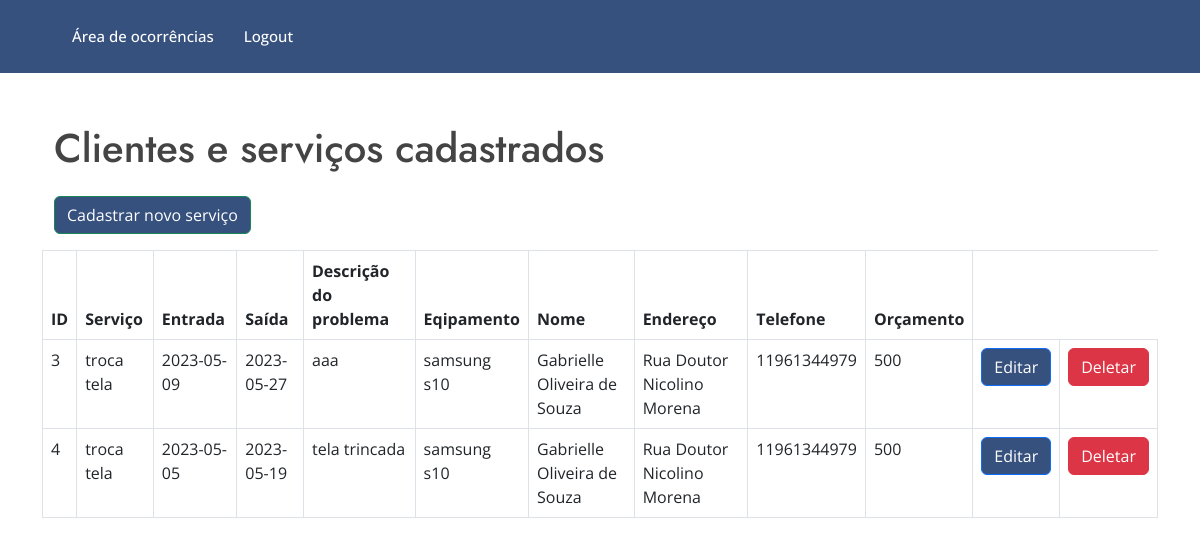
Page /home on the earlier database version.
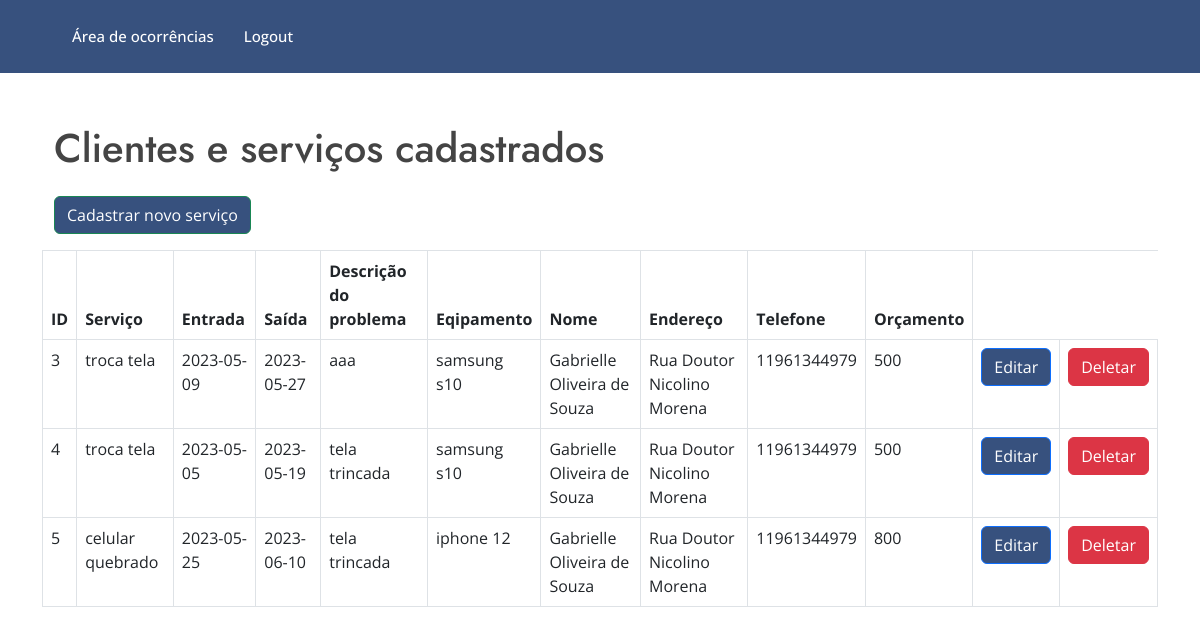
Same page on the later database version.
### src/models.py (models this page shows)
class Client(db.Model):
    id = db.Column(db.Integer, primary_key=True, autoincrement=True)
    servico = db.Column(db.String(100))
    dentrada = db.Column(db.String(50))
    dsaida = db.Column(db.String(50))
    descricao = db.Column(db.String(200))
    equipamento = db.Column(db.String(100))
    nome = db.Column(db.String(150))
    endereco = db.Column(db.String(200))
    fone = db.Column(db.String(200) )
    orcamento = db.Column(db.String(60))

### src/main.py (the view)
@main.route("/home", methods=["GET"])
def home():
    clients = Client.query.all()
    return render_template("home.html", clients=clients) # datas vai receber conteudo da var data

### src/template/home.html (shortened to what this page needs)
{% extends 'layout.html' %}
{% block body %}
<main id="main">
  <section id="about" class="about" style="width: 100%">
    <div class="container py-5 h-100" data-aos="fade-up">
      <h1>Clientes e serviços cadastrados</h1>
      <div class="row">
        <p class="text-right">
          <a href="{{url_for('main.add_user')}}" class="btn btn-success" style="background-color: #37517E;"
            >Cadastrar novo serviço</a
          >
        </p>
        <table class="table table-bordered">
          <thead>
            <tr>
              <th scope="col">ID</th>
              <th scope="col">Serviço</th>
              <th scope="col">Entrada</th>
              <th scope="col">Saída</th>
              <th scope="col">Descrição do problema</th>
              <th scope="col">Eqipamento</th>
              <th scope="col">Nome</th>
              <th scope="col">Endereço</th>
              <th scope="col">Telefone</th>
              <th scope="col">Orçamento</th>
            </tr>
          </thead>
          <tbody>
            {% for client in clients %}
            <tr>
              <td>{{client.id}}</td>
              <td>{{client.servico}}</td>
              <td>{{client.dentrada}}</td>
              <td>{{client.dsaida}}</td>
              <td>{{client.descricao}}</td>
              <td>{{client.equipamento}}</td>
              <td>{{client.nome}}</td>
              <td>{{client.endereco}}</td>
              <td>{{client.fone}}</td>
              <td>{{client.orcamento}}</td>
              <td>
                <a
                  href="{{url_for('main.edit_user',id=client.id)}}"
                  class="btn btn-primary"
                  style="background-color: #37517E;"
                  >Editar</a
                >
              </td>
              <td>
                <a
                  href="{{url_for('main.delete_user',id=client.id)}}"
                  class="btn btn-danger"
                  onclick="return confirm ('Tem certeza que deseja apagar?')"
                  >Deletar</a
                >
              </td>
            </tr>
            {% endfor %}
          </tbody>
        </table>
      </div>
    </div>
  </section>
</main>
{% endblock %}

### src/template/layout.html (shortened to what this page needs)
<!DOCTYPE html>
<html>
  <head>
    <link rel="stylesheet" href="https://cdn.jsdelivr.net/npm/bootstrap@5.3.0-alpha3/dist/css/bootstrap.min.css" />
    <link rel="stylesheet" href="../static/style/style.css" />
</head>
  <body>
    <header id="header" class="fixed-top eader-scrolled" style="background-color: #37517E;">
      <div class="container d-flex align-items-center">
          <nav id="navbar" class="navbar">
            <ul>
              <li><a class="nav-link scrollto"  href="{{url_for('main.home')}}">Área de ocorrências</a></li>
              <li><a class="nav-link   scrollto" href="{{ url_for('auth.logout') }}">Logout</a></li>
            </ul>
          </nav>
      </div>
    </header>
    <div class="container pt-3">
       {% block body %} {% endblock %}
    </div>
  </body>
</html>

### src/static/style/style.css (style rules this page uses)
body { font-family: "Open Sans", sans-serif; color: #444444; }
a { color: #47b2e4; text-decoration: none; }
h1, h2, h3, h4, h5, h6 { font-family: "Jost", sans-serif; }
#header { transition: all 0.5s; z-index: 997; padding: 15px 0; }
.fixed-top { position: fixed; top: 0; right: 0; left: 0; z-index: 1030; }
.navbar { padding: 0; }
.navbar ul { margin: 0; padding: 0; display: flex; list-style: none; align-items: center; }
.navbar li { position: relative; }
.navbar a, .navbar a:focus { display: flex; align-items: center; justify-content: space-between; padding: 10px 0 10px 30px; font-size: 15px; font-weight: 500; color: #fff; white-space: nowrap; }
section { padding: 60px 0; overflow: hidden; }

Differences in the rows shown:
added Client: id "5", servico "celular quebrado", dentrada "2023-05-25", dsaida "2023-06-10", descricao "tela trincada", equipamento "iphone 12", nome "Gabrielle Oliveira de Souza", endereco "Rua Doutor Nicolino Morena", fone "11961344979", orcamento "800"
